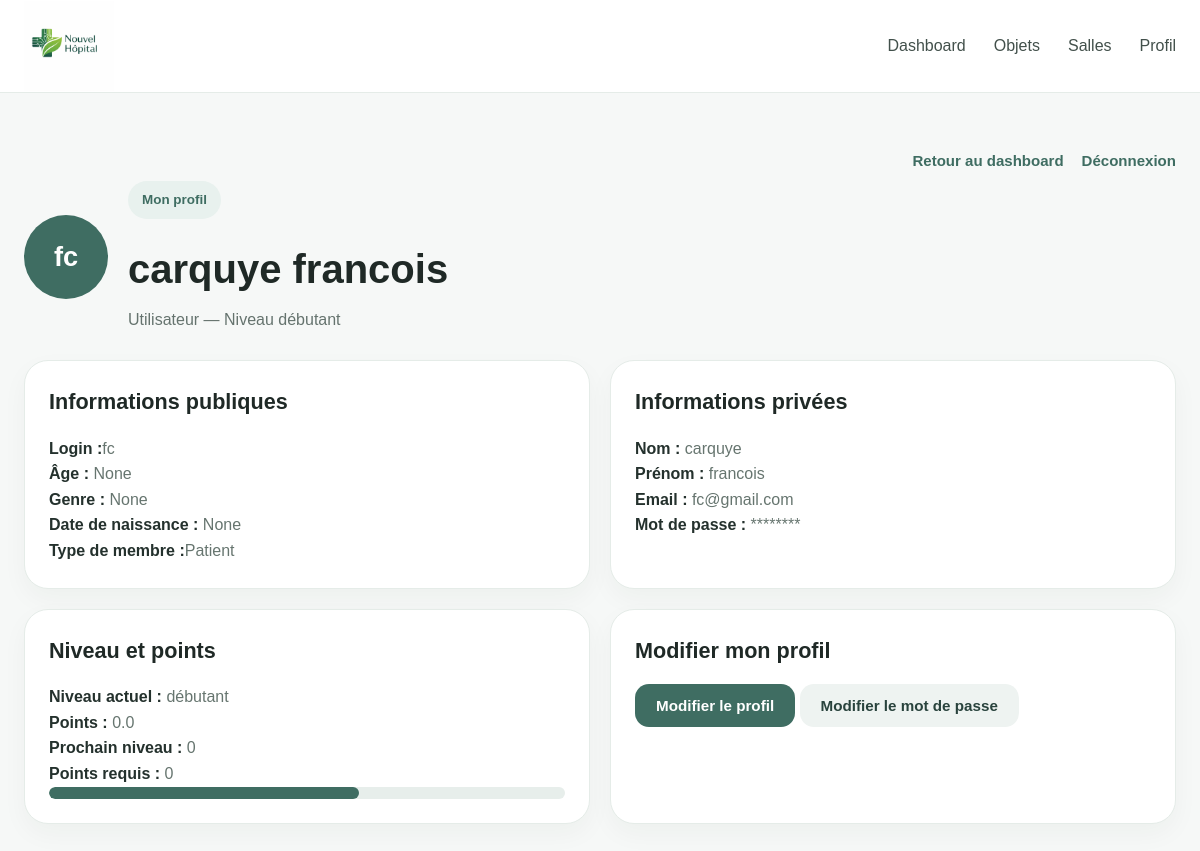
Page /profile/ (signed in) on the committed database.
### hopital/models.py (models this page shows, shortened)
class Profil(models.Model):
    user = models.OneToOneField(User, on_delete=models.CASCADE)
    photo = models.ImageField(upload_to='photos/', blank=True, null=True)
    age = models.IntegerField(blank=True, null=True)
    genre = models.CharField(max_length=10, blank=True, null=True)
    date_naissance = models.DateField(blank=True, null=True)
    type_membre = models.CharField(max_length=50, blank=True, null=True)
    niveau = models.CharField(max_length=20, default='débutant')
    nb_connexions = models.IntegerField(default=0)
    nb_actions = models.IntegerField(default=0)
    statut = models.CharField(max_length=20, default='non validé')
    date_inscription = models.DateTimeField(auto_now_add=True)
    valide = models.BooleanField(default=False)

### hopital/views.py (the view, shortened to what this page needs)
# urls.py: path('profile/', views.profile, name='profile'),
@login_required
def profile(request):
    profil, created = Profil.objects.get_or_create(user=request.user)
    points = profil.nb_connexions * 0.25 + profil.nb_actions * 0.50
    error = None
    success = None
    return render(request, 'hopital/profile.html', {
        "profil": profil,
        "points": points,
        "error": error,
        "success": success,})

### hopital/templates/hopital/profile.html (shortened to what this page needs)
{% load static %}
<!DOCTYPE html>
<html lang="fr">
<head>
  <link rel="stylesheet" href="{% static 'hopital/CSS/style.css' %}">
</head>
<body>
<header class="navbar">
  <div class="container nav-container">
    <a href="{% url 'index' %}" class="logo">
      <img src="{% static 'hopital/photo/logo.png' %}" alt="Logo Nouvel Hôpital">
    </a>
    <nav class="nav-links">
      <a href="{% url 'dashboard' %}">Dashboard</a>
      <a href="{% url 'objects' %}">Objets</a>
      <a href="{% url 'room' %}">Salles</a>
      <a href="{% url 'profile' %}">Profil</a>
    </nav>
  </div>
</header>
<main class="dashboard-page">
  <div class="container">
    <div class="page-tools">
      <a href="{% url 'dashboard' %}">Retour au dashboard</a>
      <a href="{% url 'login' %}">Déconnexion</a>
    </div>
    <section class="profile-header">
      <div class="profile-avatar">{{ request.user.first_name|first }}{{ request.user.last_name|first }}</div>
      <div>
        <span class="tag">Mon profil</span>
        <h1>{{ request.user.last_name }} {{ request.user.first_name }}</h1>
        <p>Utilisateur — Niveau {{ profil.niveau }}</p>
      </div>
    </section>
    <section class="profile-grid">
      <div class="profile-card">
        <h2>Informations publiques</h2>
        <ul class="profile-list">
          <li><strong>Login :</strong>{{ request.user.username }}</li>
          <li><strong>Âge :</strong> {{ profil.age }}</li>
          <li><strong>Genre :</strong> {{ profil.genre }}</li>
          <li><strong>Date de naissance :</strong> {{ profil.date_naissance }}</li>
          <li><strong>Type de membre :</strong>{{ profil.type_membre }}</li>
        </ul>
      </div>
      <div class="profile-card">
        <h2>Informations privées</h2>
        <ul class="profile-list">
          <li><strong>Nom :</strong> {{ request.user.last_name }}</li>
          <li><strong>Prénom :</strong> {{ request.user.first_name }}</li>
          <li><strong>Email :</strong> {{ request.user.email }}</li>
          <li><strong>Mot de passe :</strong> ********</li>
        </ul>
      </div>
      <div class="profile-card">
        <h2>Niveau et points</h2>
        <ul class="profile-list">
          <li><strong>Niveau actuel :</strong> {{ profil.niveau }}</li>
          <li><strong>Points :</strong> {{ points }}</li>
          <li><strong>Prochain niveau :</strong> {{ profil.nb_connexions }}</li>
          <li><strong>Points requis :</strong> {{ profil.nb_actions }}</li>
        </ul>
        <div class="progress-bar">
          <div class="progress-fill" style="width: 60%;"></div>
        </div>
      </div>
      <div class="profile-card">
        <h2>Modifier mon profil</h2>
        <button type="button" onclick="toggleForm()" class="btn btn-primary">
          Modifier le profil
        </button>
      <button type="button" onclick="togglePasswordForm()" class="btn btn-secondary">
            Modifier le mot de passe
          </button>
        </div>
    </section>
  </div>
</main>
</body>
</html>

### hopital/static/hopital/CSS/style.css (style rules this page uses)
* { margin:0; padding:0; box-sizing:border-box; }
html { scroll-behavior:smooth; }
body { font-family: Arial, Helvetica, sans-serif; background:#f6f8f7; color:#1f2926; line-height:1.6; }
a { text-decoration:none; color:inherit; }
img { max-width:100%; height:auto; }
.container { width:min(1180px, calc(100% - 48px)); margin:0 auto; }
.navbar { position:sticky; top:0; z-index:1000; background:rgba(255,255,255,0.96); backdrop-filter:blur(10px); border-bottom:1px solid #e5ece8; }
.nav-container { min-height:92px; display:flex; align-items:center; justify-content:space-between; gap:24px; }
.logo { display:flex; align-items:center; }
.logo img { width:90px; height:90px; object-fit:contain; }
.nav-links { display:flex; align-items:center; gap:28px; flex-wrap:wrap; }
.nav-links a { color:#42504b; font-weight:500; transition:0.25s; }
.btn { display:inline-flex; align-items:center; justify-content:center; padding:12px 20px; border-radius:14px; font-weight:600; font-size:0.95rem; border:1px solid transparent; transition:0.25s; }
.btn-primary { background:#3f6d62; color:white; }
.btn-secondary { background:#eef3f1; color:#29433d; }
.page-tools { display:flex; justify-content:flex-end; gap:18px; margin:22px 0 8px; flex-wrap:wrap; }
.page-tools a { color:#3f6d62; font-weight:700; font-size:0.94rem; }
.tag { display:inline-block; padding:8px 14px; border-radius:999px; background:#e8f1ee; color:#3f6d62; font-size:0.84rem; font-weight:700; margin-bottom:18px; }
.feature-card, .service-card, .news-card, .quick-card, .profile-card, .dash-card, .object-card-modern, .room-card, .table-card, .resource-card, .auth-card, .auth-side, .level-box, .level-card { background:white; border:1px solid #e5ece8; border-radius:24px; padding:24px; box-shadow:0 10px 26px rgba(31,41,38,0.04); }
.feature-card p, .service-card p, .news-card p, .quick-card p, .profile-list li, .object-card-modern p, .room-card p { color:#66756f; }
.dashboard-page { padding:34px 0 70px; }
.progress-bar { width:100%; height:12px; background:#e7eeeb; border-radius:999px; overflow:hidden; }
.progress-fill { height:100%; background:#3f6d62; border-radius:999px; }
.profile-header { display:flex; align-items:center; gap:20px; margin-bottom:28px; }
.profile-header h1 { font-size:2.5rem; margin-bottom:6px; }
.profile-header p { color:#65736e; }
.profile-avatar { width:84px; height:84px; border-radius:50%; background:#3f6d62; color:white; display:flex; align-items:center; justify-content:center; font-size:1.7rem; font-weight:700; }
.profile-grid { display:grid; grid-template-columns:repeat(2, 1fr); gap:20px; }
.profile-card h2 { font-size:1.35rem; margin-bottom:16px; }
.profile-list { list-style:none; }
.profile-list strong { color:#24312d; }

### rows in the picture
Profil: niveau "débutant", age "None", genre "None", date_naissance "None", type_membre "Patient", nb_connexions "0", nb_actions "0"

### other values in the picture
{{ request.user.first_name|first }} "f"
{{ request.user.last_name|first }} "c"
{{ request.user.last_name }} "carquye"
{{ request.user.first_name }} "francois"
{{ request.user.username }} "fc"
{{ request.user.email }} "fc@gmail.com"
{{ points }} "0.0"
